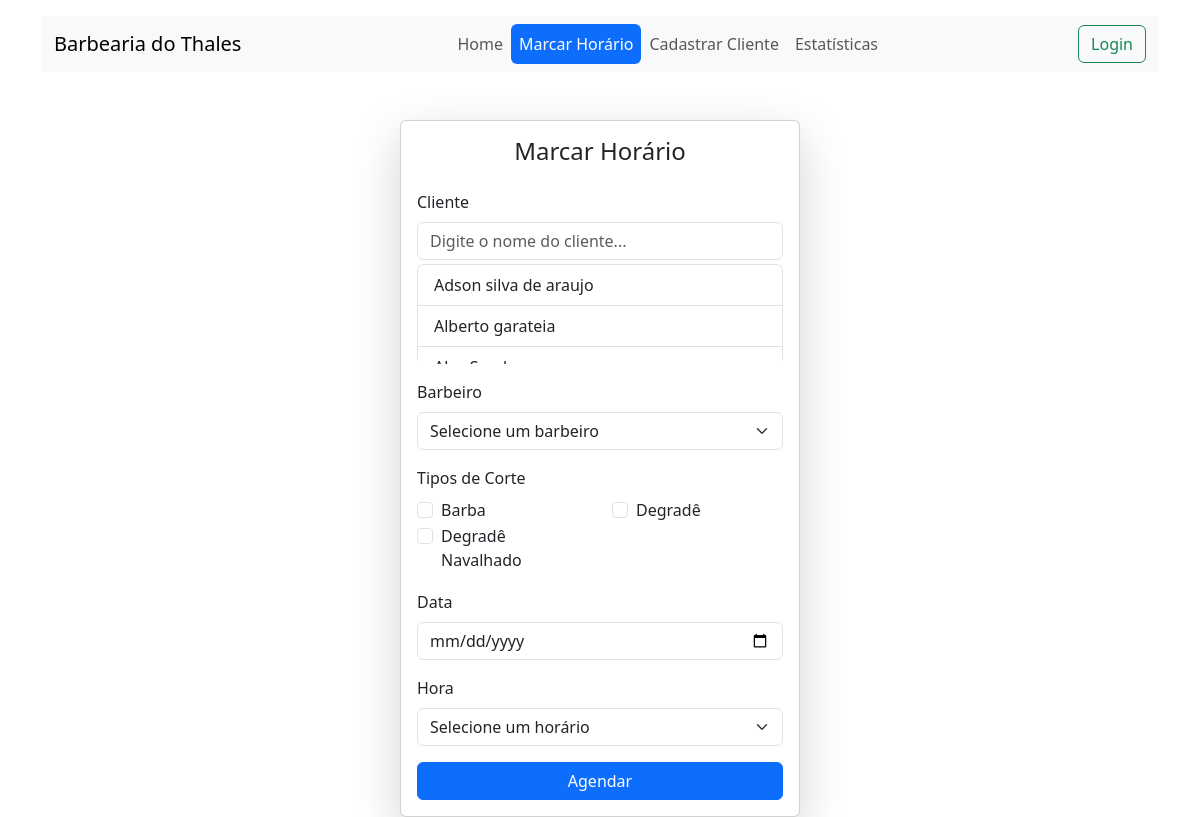
Page /marcar_horario/ on the earlier database version.
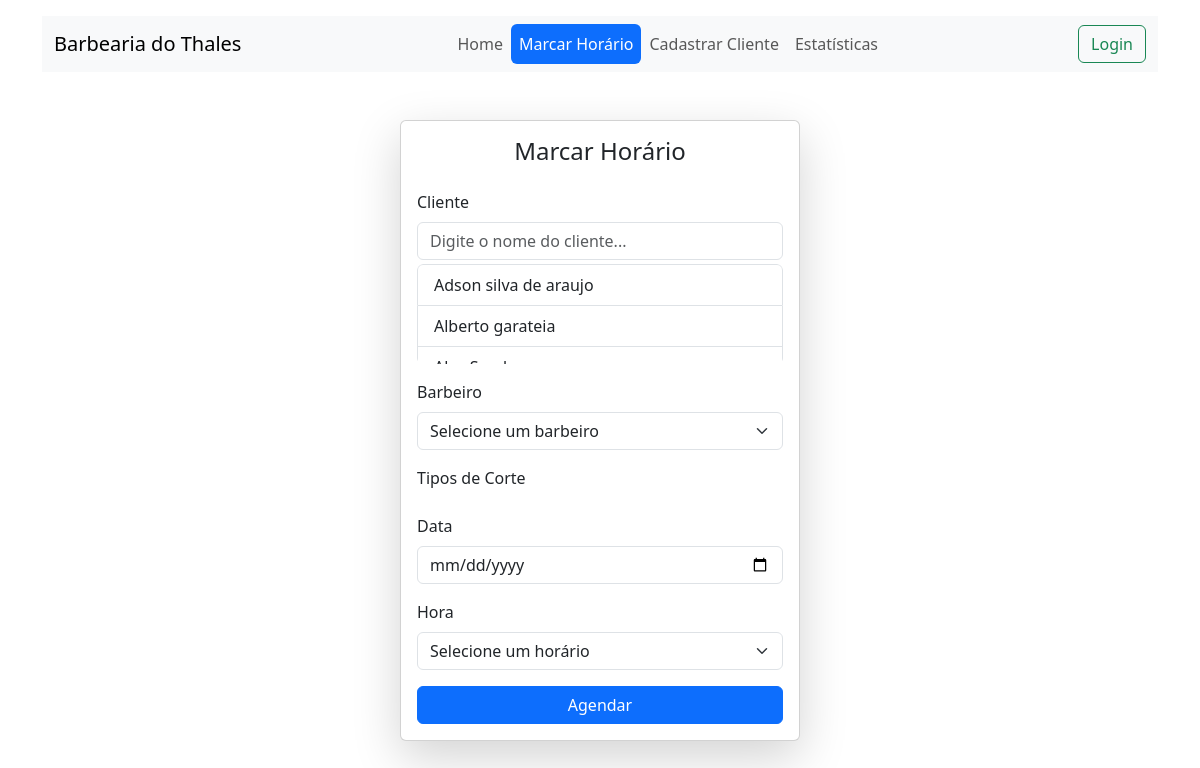
Same page on the later database version.
### controle/models.py (models this page shows, shortened)
class Cliente(models.Model):
    nome = models.CharField(max_length=100)
    telefone = models.CharField(max_length=15)
    data_nascimento = models.DateField()

class TipoCorte(models.Model):
    nome = models.CharField(max_length=100)
    preco = models.DecimalField(max_digits=6, decimal_places=2)

### controle/views.py (the view)
# urls.py: path('marcar_horario/', views.marcar_horario, name='marcar_horario'),
def marcar_horario(request):
    if request.method == "POST":
        cliente_id = request.POST.get('cliente')
        barbeiro_id = request.POST.get('barbeiro')
        tipo_corte_ids = request.POST.getlist('tipo_corte')  # Obtendo uma lista de IDs de tipos de corte
        data = request.POST.get('data')
        hora = request.POST.get('hora')
        if Agendamento.objects.filter(barbeiro_id=barbeiro_id, data=data, hora=hora).exists():
            messages.error(request, 'Horário já agendado para o barbeiro.', extra_tags='danger')
            return redirect('marcar_horario')
        if not tipo_corte_ids:
            messages.error(request, 'Nenhum tipo de corte selecionado.', extra_tags='danger')
            return redirect('marcar_horario')
        agendamento = Agendamento(cliente_id=cliente_id, barbeiro_id=barbeiro_id, data=data, hora=hora)
        agendamento.save()  # Salva o agendamento antes de adicionar os tipos de corte
        for tipo_corte_id in tipo_corte_ids:
            tipo_corte = TipoCorte.objects.get(id=tipo_corte_id)
            agendamento.tipo_corte.add(tipo_corte)  # Adiciona o tipo de corte ao agendamento
        messages.success(request, 'Horário agendado com sucesso!')
        return redirect('marcar_horario')
    else:
        horarios_disponiveis = []
        inicio = datetime.strptime("08:00", "%H:%M")
        fim = datetime.strptime("19:00", "%H:%M")
        while inicio <= fim:
            horarios_disponiveis.append(inicio.strftime("%H:%M"))
            inicio += timedelta(minutes=30)
        clientes = Cliente.objects.all().order_by('nome')
        barbeiros = Barbeiro.objects.all().order_by('nome')
        tipos_corte = TipoCorte.objects.all().order_by('nome')
    return render(request, 'marcar_horario.html', {
        'horarios_disponiveis': horarios_disponiveis,
        'clientes': clientes,
        'barbeiros': barbeiros,
        'tipos_corte': tipos_corte,  # Passa os tipos de corte para o template
    })

### controle/templates/marcar_horario.html (shortened to what this page needs)
{% extends "base.html" %}
{% block content %}
<div class="container mt-5 d-flex justify-content-center">
    <div class="card shadow-lg" style="width: 100%; max-width: 400px;">
        <div class="card-body">
            <h4 class="text-center mb-4">Marcar Horário</h4>
            <form method="POST" class="mt-3">
                <div class="mb-3">
                    <label for="id_cliente_search" class="form-label">Cliente</label>
                    <input type="text" id="id_cliente_search" class="form-control" placeholder="Digite o nome do cliente..." autocomplete="off">
                    <div id="cliente_sugestoes" class="list-group mt-1" style="max-height: 100px; overflow-y: auto;">
                        {% for cliente in clientes %}
                            <a href="#" class="list-group-item list-group-item-action" data-id="{{ cliente.id }}">{{ cliente.nome }}</a>
                        {% endfor %}
                    </div>
                </div>
                <div class="mb-3">
                    <label for="id_barbeiro" class="form-label">Barbeiro</label>
                    <select name="barbeiro" id="id_barbeiro" class="form-select" required>
                        <option value disabled selected>Selecione um barbeiro</option>
                    </select>
                </div>
                <div class="mb-3">
                    <label for="id_tipo_corte" class="form-label">Tipos de Corte</label>
                    <div class="row">
                        {% for corte in tipos_corte %}
                        <div class="col-6">
                            <div class="form-check">
                                <input class="form-check-input" type="checkbox" name="tipo_corte" id="tipo_corte_{{ corte.id }}" value="{{ corte.id }}">
                                <label class="form-check-label" for="tipo_corte_{{ corte.id }}">
                                    {{ corte.nome }}
                                </label>
                            </div>
                        </div>
                        {% endfor %}
                    </div>
                </div>
                <div class="mb-3">
                    <label for="id_data" class="form-label">Data</label>
                    <input type="date" name="data" id="id_data" class="form-control" required>
                </div>
                <div class="mb-3">
                    <label for="id_hora" class="form-label">Hora</label>
                    <select name="hora" id="id_hora" class="form-select" required>
                        <option value disabled selected>Selecione um horário</option>
                    </select>
                </div>
                <button type="submit" class="btn btn-primary w-100">Agendar</button>
            </form>
        </div>
    </div>
</div>
{% endblock %}

Differences in the rows shown:
removed TipoCorte: nome "Barba"
removed TipoCorte: nome "Degradê"
removed TipoCorte: nome "Degradê Navalhado"
